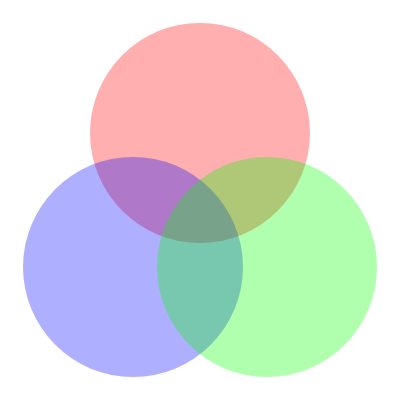
Frame 1 (no input)
Frame 60 (no input): identical to frame 1, image omitted
Frame 120 (the mouse pressed at the canvas centre since frame 60): identical to frame 1, image omitted

The p5.js sketch that drew this single still picture (run headless with seeded random() and noise() and a simulated clock; from frame 60 on, the mouse is pressed at the canvas centre):

// p5.js sketch
// ── sketch.js
function setup() {
  createCanvas(400, 400);
}

function draw() {
  background(255);
//circles
  noStroke();
//red
  fill(255, 0, 0, 80);
  circle(200, 133, 220);
//blue
  fill(0, 0, 255, 80);
  circle(133, 267, 220);
//green
  fill(0, 255, 0, 80);
  circle(267, 267, 220);
}
